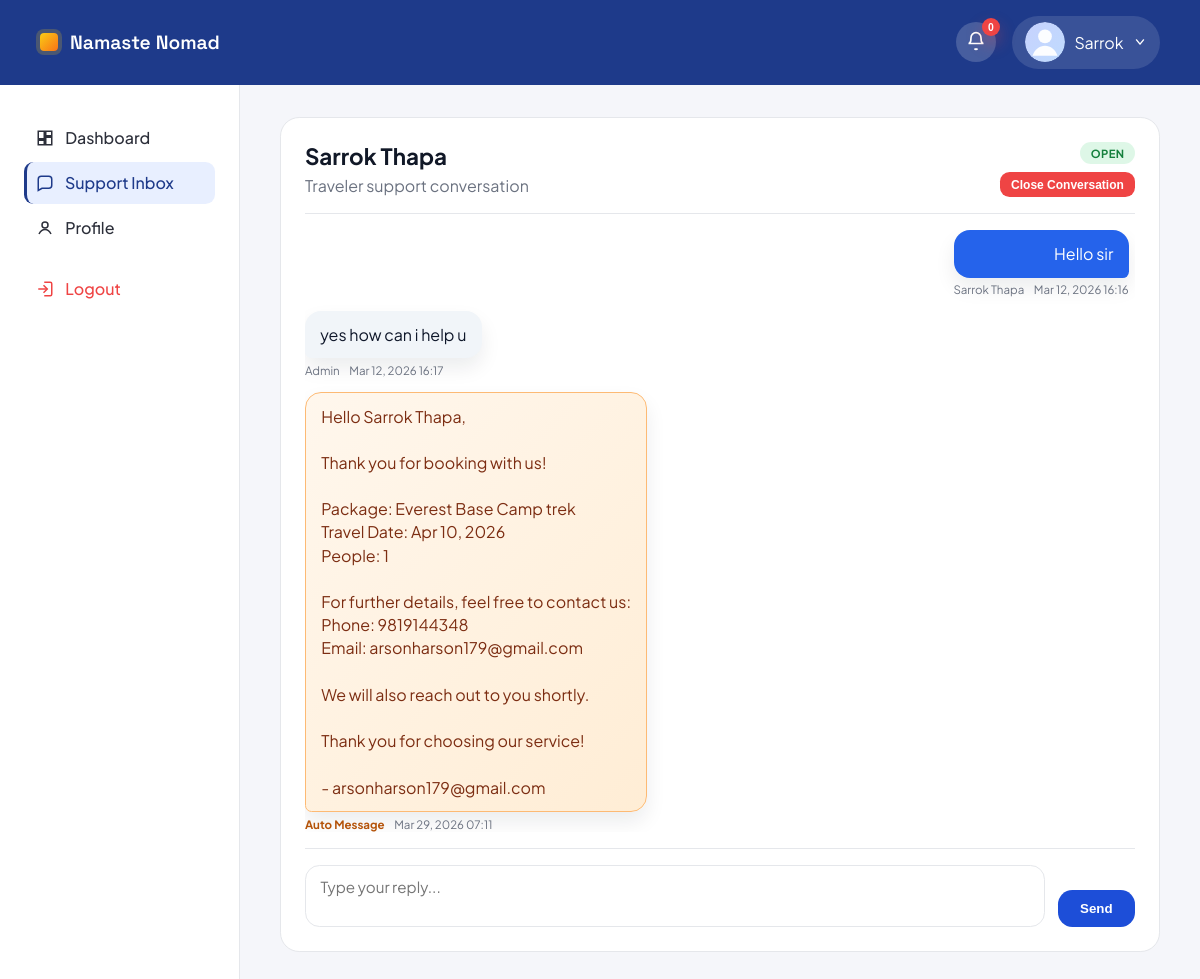
The page /accounts/admin/support/2/ (signed in) on the database its author committed.
### accounts/models.py (models this page shows, shortened)
class User(AbstractUser):
    USER_TYPE_CHOICES = (
        ('vendor', 'Vendor'),
        ('traveler', 'Traveler'),
        ('admin', 'Admin'),
    )
    user_type = models.CharField(max_length=10, choices=USER_TYPE_CHOICES)
    phone = models.CharField(max_length=20, blank=True, null=True)
    is_verified = models.BooleanField(default=False)
    wants_promotions = models.BooleanField(default=False)

### core/models.py (models this page shows, shortened)
class SupportConversation(models.Model):
    STATUS_OPEN = 'open'
    STATUS_CLOSED = 'closed'
    STATUS_CHOICES = (
        (STATUS_OPEN, 'Open'),
        (STATUS_CLOSED, 'Closed'),
    )
    user = models.ForeignKey(
        settings.AUTH_USER_MODEL,
        on_delete=models.CASCADE,
        related_name='support_conversations',
    )
    created_at = models.DateTimeField(auto_now_add=True)
    status = models.CharField(max_length=10, choices=STATUS_CHOICES, default=STATUS_OPEN)
    class Meta:
        ordering = ('-created_at',)

class SupportMessage(models.Model):
    conversation = models.ForeignKey(
        SupportConversation,
        on_delete=models.CASCADE,
        related_name='messages',
    )
    sender = models.ForeignKey(
        settings.AUTH_USER_MODEL,
        on_delete=models.CASCADE,
        related_name='support_messages',
    )
    related_booking = models.ForeignKey(
        Booking,
        on_delete=models.SET_NULL,
        related_name='support_messages',
        null=True,
        blank=True,
    )
    message = models.TextField()
    created_at = models.DateTimeField(auto_now_add=True)
    is_admin_reply = models.BooleanField(default=False)
    is_system_generated = models.BooleanField(default=False)
    class Meta:
        ordering = ('created_at', 'id')

### accounts/views/admin_views.py (the view, shortened to what this page needs)
# urls.py: path('admin/support/<int:conversation_id>/', admin_support_chat, name='admin_support_chat'),
@admin_required
@csrf_protect
def admin_support_chat(request, conversation_id):
    admin_profile = _get_admin_profile(request.user)
    conversation = get_object_or_404(
        SupportConversation.objects.select_related('user'),
        id=conversation_id,
    )
    role_labels = dict(User.USER_TYPE_CHOICES)
    user = conversation.user
    conversation.user_display = user.get_full_name().strip() or user.username or user.email
    conversation.user_role = role_labels.get(user.user_type, user.user_type.title())
    support_messages = (
        SupportMessage.objects.filter(conversation=conversation)
        .select_related('sender', 'related_booking')
        .order_by('created_at')
    )
    return render(request, 'accounts/admin_support_chat.html', {
        'admin_profile': admin_profile,
        'conversation': conversation,
        'support_messages': support_messages,
        'active_page': 'support',
    })

### accounts/context_processors.py (called while the page is built)
def _safe_related(instance, relation_name):
    try:
        return getattr(instance, relation_name)
    except ObjectDoesNotExist:
        return None

def _display_name(user):
    full_name = user.get_full_name().strip()
    return full_name or user.username or user.email or 'Account'

def _avatar_url(user, user_type):
    if user_type == 'traveler':
        profile = _safe_related(user, 'traveler_profile')
        if profile and profile.avatar:
            return profile.avatar.url
    elif user_type == 'vendor':
        profile = _safe_related(user, 'vendor_profile')
        if profile and profile.logo:
            return profile.logo.url
    elif user_type == 'admin':
        profile = _safe_related(user, 'admin_profile')
        if profile and profile.avatar:
            return profile.avatar.url
    return ''

def _dashboard_url(user_type):
    if user_type == 'traveler':
        return reverse('traveler_home')
    if user_type == 'vendor':
        return reverse('vendor_dashboard')
    if user_type == 'admin':
        return reverse('admin_dashboard')
    return reverse('home')

def _profile_url(user_type):
    if user_type == 'traveler':
        return reverse('traveler_profile')
    if user_type == 'vendor':
        return reverse('vendor_profile')
    if user_type == 'admin':
        return reverse('admin_profile')
    return reverse('home')

def _settings_url(user_type):
    if user_type == 'traveler':
        return reverse('traveler_profile')
    if user_type == 'vendor':
        return reverse('vendor_settings')
    if user_type == 'admin':
        return reverse('admin_profile')
    return reverse('home')

def _navbar_context(user):
    user_type = getattr(user, 'user_type', '')
    return {
        'nav_user_type': user_type,
        'nav_display_name': _display_name(user),
        'nav_avatar_url': _avatar_url(user, user_type),
        'nav_dashboard_url': _dashboard_url(user_type),
        'nav_profile_url': _profile_url(user_type),
        'nav_settings_url': _settings_url(user_type),
    }

### accounts/views/common.py (called while the page is built)
def _get_admin_profile(user):
    try:
        return user.admin_profile
    except AdminProfile.DoesNotExist:
        return None

### accounts/templates/accounts/admin_support_chat.html (shortened to what this page needs)
{% load static %}
<!DOCTYPE html>
<html lang="en">
<head>
    <link rel="stylesheet" href="{% static 'css/vendor_dashboard.css' %}?v=20260226b">
    <link rel="stylesheet" href="{% static 'css/admin_dashboard.css' %}?v=20260226b">
    <link rel="stylesheet" href="{% static 'css/support_chat.css' %}?v=20260312a">
    <link rel="stylesheet" href="{% static 'css/notifications.css' %}?v=20260313a">
</head>
<body class="admin-dashboard">
    <header class="topbar admin-topbar">
        <a class="brand" href="{% url 'home' %}">
            <span class="brand-mark"></span>
            <span class="brand-name">Namaste Nomad</span>
        </a>
        <div class="topbar-actions">
            {% include "accounts/includes/notification_bell.html" %}
            <div class="admin-user">
                <div class="avatar topbar-avatar">
                    {% if admin_profile and admin_profile.avatar %}
                        <img class="topbar-avatar-image" src="{{ admin_profile.avatar.url }}" alt="Admin avatar">
                    {% else %}
                        <img class="topbar-avatar-image" src="{% static 'images/default-avatar.svg' %}" alt="Default admin avatar">
                    {% endif %}
                </div>
                <span>{{ request.user.first_name|default:"Admin" }}</span>
                <svg width="14" height="14" viewBox="0 0 20 20" fill="none" aria-hidden="true">
                    <path d="M5 7l5 6 5-6" stroke="currentColor" stroke-width="2" stroke-linecap="round" stroke-linejoin="round"/>
                </svg>
            </div>
        </div>
    </header>
    <div class="dashboard-shell admin-shell">
        <aside class="sidebar admin-sidebar">
            <nav class="sidebar-nav">
                <a class="nav-item" href="{% url 'admin_dashboard' %}">
                    <span class="nav-icon">
                        <svg viewBox="0 0 24 24" fill="none" stroke="currentColor" stroke-width="2">
                            <path d="M3 13h8V3H3v10zM13 21h8V11h-8v10zM13 3h8v6h-8V3zM3 21h8v-6H3v6z"/>
                        </svg>
                    </span>
                    Dashboard
                </a>
                <a class="nav-item {% if active_page == 'support' %}active{% endif %}" href="{% url 'admin_support_inbox' %}">
                    <span class="nav-icon">
                        <svg viewBox="0 0 24 24" fill="none" stroke="currentColor" stroke-width="2">
                            <path d="M21 15a4 4 0 0 1-4 4H8l-5 3V7a4 4 0 0 1 4-4h10a4 4 0 0 1 4 4z"/>
                        </svg>
                    </span>
                    Support Inbox{% if support_inbox_unread_count %} ({{ support_inbox_unread_count }} new){% endif %}
                </a>
                <a class="nav-item" href="{% url 'admin_profile' %}">
                    <span class="nav-icon">
                        <svg viewBox="0 0 24 24" fill="none" stroke="currentColor" stroke-width="2">
                            <circle cx="12" cy="8" r="4"/>
                            <path d="M4 20c2-4 6-6 8-6s6 2 8 6"/>
                        </svg>
                    </span>
                    Profile
                </a>
                <a class="nav-item logout" href="{% url 'logout' %}">
                    <span class="nav-icon">
                        <svg viewBox="0 0 24 24" fill="none" stroke="currentColor" stroke-width="2">
                            <path d="M10 17l5-5-5-5"/>
                            <path d="M15 12H3"/>
                            <path d="M11 3h8a2 2 0 0 1 2 2v14a2 2 0 0 1-2 2h-8"/>
                        </svg>
                    </span>
                    Logout
                </a>
            </nav>
        </aside>
        <main class="dashboard-main admin-main">
            <section class="support-chat">
                <div class="support-chat__header support-chat__header--admin">
                    <div>
                        <h1>{{ conversation.user_display }}</h1>
                        <p>{{ conversation.user_role }} support conversation</p>
                    </div>
                    <div class="support-chat__header-meta">
                        <span class="support-chat__status support-chat__status--{{ conversation.status }}">
                            {{ conversation.get_status_display }}
                        </span>
                        {% if conversation.status == 'open' %}
                            <form method="post" class="support-chat__close">
                                <button type="submit" class="btn danger">Close Conversation</button>
                            </form>
                        {% endif %}
                    </div>
                </div>
                <div class="support-chat__messages" id="supportChatWindow">
                    {% if support_messages %}
                        {% for message in support_messages %}
                            <div class="support-chat__message {% if message.is_admin_reply %}support-chat__message--admin{% else %}support-chat__message--user{% endif %} {% if message.is_system_generated %}support-chat__message--system{% endif %}">
                                <div class="support-chat__bubble">
                                    {{ message.message|linebreaksbr }}
                                </div>
                                <div class="support-chat__meta">
                                    <span>
                                        {% if message.is_system_generated %}
                                            Auto Message
                                        {% elif message.is_admin_reply %}
                                            Admin
                                        {% else %}
                                            {{ conversation.user_display }}
                                        {% endif %}
                                    </span>
                                    <span>{{ message.created_at|date:"M d, Y H:i" }}</span>
                                </div>
                            </div>
                        {% endfor %}
                    {% else %}
                        <div class="support-chat__empty">No messages yet.</div>
                    {% endif %}
                </div>
                <form class="support-chat__input" method="post">
                    <textarea
                        name="message"
                        rows="2"
                        placeholder="Type your reply..."
                    ></textarea>
                    <button
                        type="submit"
                        class="support-chat__send"
                    >
                        Send
                    </button>
                </form>
            </section>
        </main>
    </div>
</body>
</html>

### static/css/admin_dashboard.css (style rules this page uses)
.admin-dashboard { background: #f5f6fa; color: #111827; }
.admin-topbar { background: #1e3a8a; color: #fff; box-shadow: none; }
.admin-topbar .brand-name { color: #fff; }
.admin-user { display: flex; align-items: center; gap: 0.6rem; background: rgba(255, 255, 255, 0.12); padding: 0.4rem 0.8rem; border-radius: 999px; }
.admin-shell { grid-template-columns: 240px 1fr; background: #f5f6fa; }
.admin-sidebar { background: #fff; border-right: 1px solid #e5e7eb; }
.admin-sidebar .sidebar-nav { gap: 0.2rem; }
.admin-sidebar .nav-item { border-radius: 0.6rem; font-weight: 500; gap: 0.7rem; }
.admin-sidebar .nav-item.active { background: #e8efff; color: #1e3a8a; border-left: 3px solid #1e3a8a; padding-left: 0.55rem; }
.admin-sidebar .nav-icon { width: 18px; height: 18px; display: inline-flex; align-items: center; justify-content: center; }
.admin-sidebar .nav-icon svg { width: 18px; height: 18px; }
.admin-main { padding: 2rem 2.5rem 3rem; }

### static/css/support_chat.css (style rules this page uses)
.support-chat { background: var(--surface, #fff); border: 1px solid var(--line, #e5e7eb); border-radius: 1.2rem; padding: 1.5rem; display: flex; flex-direction: column; gap: 1rem; min-height: 70vh; }
.support-chat__header { display: flex; align-items: flex-start; justify-content: space-between; gap: 1rem; border-bottom: 1px solid #e5e7eb; padding-bottom: 1rem; }
.support-chat__header h1 { font-size: 1.4rem; font-weight: 700; }
.support-chat__header p { margin-top: 0.35rem; color: #6b7280; }
.support-chat__header-meta { display: flex; flex-direction: column; align-items: flex-end; gap: 0.5rem; text-align: right; }
.support-chat__status { font-size: 0.7rem; padding: 0.25rem 0.65rem; border-radius: 999px; font-weight: 700; letter-spacing: 0.04em; text-transform: uppercase; background: #e0f2fe; color: #0369a1; }
.support-chat__status--open { background: rgba(34, 197, 94, 0.15); color: #15803d; }
.support-chat__messages { flex: 1; overflow-y: auto; padding-right: 0.4rem; display: flex; flex-direction: column; gap: 0.85rem; }
.support-chat__message { max-width: 72%; display: flex; flex-direction: column; }
.support-chat__message--admin { align-self: flex-start; }
.support-chat__message--user { align-self: flex-end; text-align: right; }
.support-chat__bubble { padding: 0.75rem 0.95rem; border-radius: 1rem; background: #f1f5f9; color: #0f172a; line-height: 1.45; box-shadow: 0 10px 20px rgba(15, 23, 42, 0.08); }
.support-chat__message--admin .support-chat__bubble { border-bottom-left-radius: 0.4rem; }
.support-chat__message--user .support-chat__bubble { border-bottom-right-radius: 0.4rem; background: #2563eb; color: #fff; }
.support-chat__message--system .support-chat__bubble { background: linear-gradient(135deg, #fff7ed, #ffedd5); color: #7c2d12; border: 1px solid #fdba74; }
.support-chat__message--system .support-chat__meta span:first-child { color: #b45309; font-weight: 700; }
.support-chat__meta { display: flex; gap: 0.6rem; font-size: 0.72rem; color: #6b7280; margin-top: 0.3rem; }
.support-chat__message--user .support-chat__meta { justify-content: flex-end; }
.support-chat__input { border-top: 1px solid #e5e7eb; padding-top: 1rem; display: flex; gap: 0.8rem; align-items: flex-end; }
.support-chat__input textarea { flex: 1; border: 1px solid #e5e7eb; border-radius: 0.9rem; padding: 0.7rem 0.9rem; font-family: inherit; font-size: 0.95rem; background: #fff; color: #0f172a; resize: none; min-height: 52px; }
.support-chat__send { border: none; border-radius: 0.9rem; padding: 0.7rem 1.4rem; background: #1d4ed8; color: #fff; font-weight: 600; cursor: pointer; transition: transform 0.2s ease, box-shadow 0.2s ease; }
.support-chat__close { margin: 0; }

### rows shown on the page
User: user.first_name "Sarrok"
SupportConversation: user_display "Sarrok Thapa", user_role "Traveler", status "OPEN"
SupportMessage: message "Hello sir", created_at "Mar 12, 2026 16:16"
SupportMessage: message "yes how can i help u", is_system_generated "Admin", created_at "Mar 12, 2026 16:17"
SupportMessage: message "Hello Sarrok Thapa, Thank you for booking with us! Package: Everest Base Camp trek Travel Date: Apr 10, 2026 People: 1 For further details, feel free to contact us: Phone: 9819144348 Email: arsonharson179@gmail.com We will also reach out to you shortly. Thank you for choosing our service! - arsonharson179@gmail.com", is_system_generated "Auto Message", created_at "Mar 29, 2026 07:11"

### other values the page prints
{{ notifications_unread_count|default:0 }} "0"
